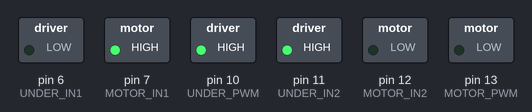
Bench run of a sketch on a simulated Arduino Uno, built with avr-gcc and run on an emulated ATmega328P. On the bench: switched loads named in the sketch (green lamp = pin HIGH).

Above: at 0.1 s.
Timing chart, 0 to 1.6 s (numbered marks = the images above):
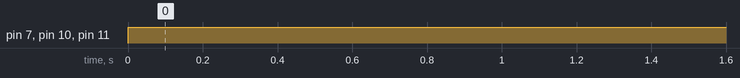

Measured:
- by itself, pin 7 (MOTOR_IN1), pin 10 (UNDER_PWM), pin 11 (UNDER_IN2): LOW → HIGH at 0.00 s

The sketch:

servo.ino
```cpp
const int MOTOR_PWM = 13;
const int MOTOR_IN1 = 7;
const int MOTOR_IN2 = 12;
const int UNDER_PWM = 10;
const int UNDER_IN1 = 6;
const int UNDER_IN2 = 11;
const int SERVO_VCC = 9;

void setup() {
  Serial.begin(9600);
  pinMode(MOTOR_PWM, OUTPUT);
  pinMode(MOTOR_IN1, OUTPUT);
  pinMode(MOTOR_IN2, OUTPUT);
  pinMode(UNDER_PWM, OUTPUT);
  pinMode(UNDER_IN1, OUTPUT);
  pinMode(UNDER_IN2, OUTPUT);
}

void loop() {
  analogWrite(MOTOR_PWM, 51);
  digitalWrite(MOTOR_IN1, HIGH);
  digitalWrite(MOTOR_IN2, LOW);
  analogWrite(UNDER_PWM, 255);
  digitalWrite(UNDER_IN1, LOW);
  digitalWrite(UNDER_IN2, HIGH);
  delay(1000);
}
```
